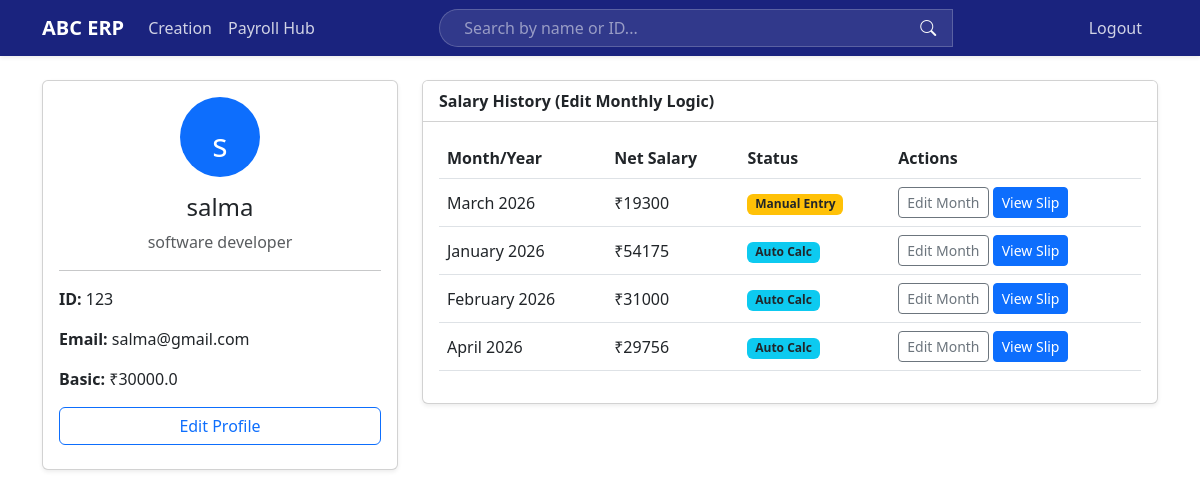
The page /employee/1/ (signed in) on the database as committed earlier.
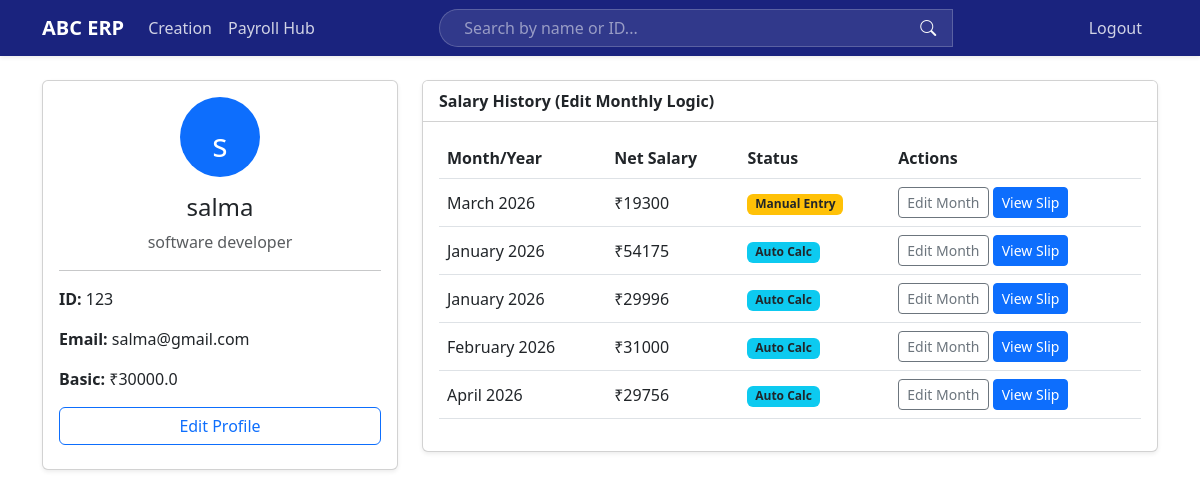
The same page on the database as committed later.
### employees/models.py (models this page shows, shortened)
class MonthlySalary(models.Model):
    employee = models.ForeignKey(Employee, on_delete=models.CASCADE, related_name='salaries')
    month = models.CharField(max_length=20, choices=MONTH_CHOICES)
    year = models.IntegerField(default=2026)
    leaves_taken = models.IntegerField(default=0)
    da = models.FloatField(default=0.0, blank=True, null=True)
    hra = models.FloatField(default=0.0, blank=True, null=True)
    pf = models.FloatField(default=0.0, blank=True, null=True)
    esi = models.FloatField(default=0.0, blank=True, null=True)
    manual_mode = models.BooleanField(default=False, help_text="Check to enter total values manually")
    custom_earnings = models.FloatField(default=0.0, blank=True, null=True)
    custom_deductions = models.FloatField(default=0.0, blank=True, null=True)
    calculated_gross = models.FloatField(null=True, blank=True)
    calculated_deduction = models.FloatField(null=True, blank=True)
    net_salary = models.FloatField(null=True, blank=True)

### employees/views.py (the view)
# urls.py: path('employee/<int:pk>/', views.employee_detail, name='employee_detail'),
@login_required
def employee_detail(request, pk):
    employee = get_object_or_404(Employee, pk=pk)
    salary_history = employee.salaries.all().order_by('-year', '-month')
    return render(request, 'employees/employee_detail.html', {
        'employee': employee,
        'salary_history': salary_history
    })

### employees/context_processors.py (called while the page is built)
def employee_context(request):
    return {
        'all_employees': Employee.objects.all()
    }

### employees/templates/employees/employee_detail.html
{% extends 'employees/base.html' %}
{% block content %}
<div class="row">
    <div class="col-md-4">
        <div class="card shadow-sm mb-4">
            <div class="card-body text-center">
                <div class="bg-primary text-white rounded-circle d-inline-block p-4 mb-3" style="width: 80px; height: 80px; font-size: 2rem;">
                    {{ employee.name|slice:":1" }}
                </div>
                <h4>{{ employee.name }}</h4>
                <p class="text-muted">{{ employee.designation }}</p>
                <hr>
                <div class="text-start">
                    <p><strong>ID:</strong> {{ employee.emp_id }}</p>
                    <p><strong>Email:</strong> {{ employee.email }}</p>
                    <p><strong>Basic:</strong> ₹{{ employee.basic_salary }}</p>
                </div>
                <a href="{% url 'employee_edit' employee.pk %}" class="btn btn-outline-primary w-100 mb-2">Edit Profile</a>
            </div>
        </div>
    </div>
    <div class="col-md-8">
        <div class="card shadow-sm">
            <div class="card-header bg-white fw-bold">Salary History (Edit Monthly Logic)</div>
            <div class="card-body">
                <table class="table align-middle">
                    <thead>
                        <tr>
                            <th>Month/Year</th>
                            <th>Net Salary</th>
                            <th>Status</th>
                            <th>Actions</th>
                        </tr>
                    </thead>
                    <tbody>
                        {% for record in salary_history %}
                        <tr>
                            <td>{{ record.month }} {{ record.year }}</td>
                            <td>₹{{ record.net_salary|floatformat:0 }}</td>
                            <td>
                                {% if record.manual_mode %}
                                <span class="badge bg-warning text-dark">Manual Entry</span>
                                {% else %}
                                <span class="badge bg-info text-dark">Auto Calc</span>
                                {% endif %}
                            </td>
                            <td>
                                <a href="{% url 'edit_monthly_salary' record.pk %}" class="btn btn-sm btn-outline-secondary">Edit Month</a>
                                <a href="{% url 'monthly_payslip' record.pk %}" class="btn btn-sm btn-primary">View Slip</a>
                            </td>
                        </tr>
                        {% empty %}
                        <tr>
                            <td colspan="4" class="text-center text-muted">No salary records found.</td>
                        </tr>
                        {% endfor %}
                    </tbody>
                </table>
            </div>
        </div>
    </div>
</div>
{% endblock %}

Rows that differ between the two databases and show on the page:
added MonthlySalary: month "January", year "2026", net_salary "29996", manual_mode "Auto Calc"
